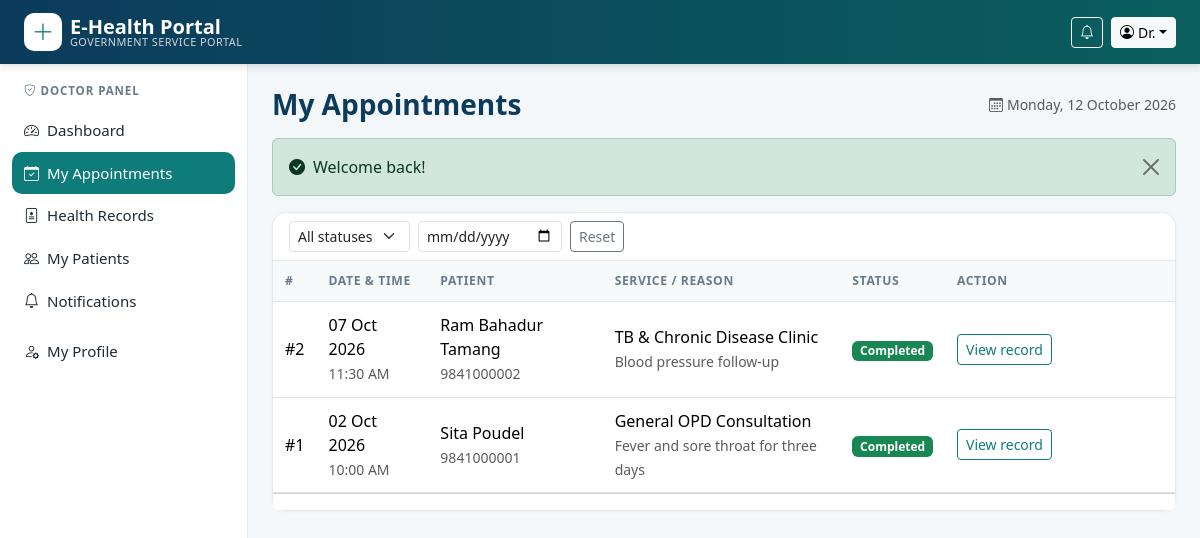
Page /doctor/appointments.php (signed in) on the committed database.
### tables this page shows
CREATE TABLE users (
  user_id     INT UNSIGNED AUTO_INCREMENT PRIMARY KEY,
  name        VARCHAR(100) NOT NULL,
  email       VARCHAR(150) NOT NULL UNIQUE,
  password    VARCHAR(255) NOT NULL,
  role        ENUM('admin','doctor','citizen') NOT NULL DEFAULT 'citizen',
  phone       VARCHAR(20)  DEFAULT NULL,
  gender      ENUM('male','female','other') DEFAULT NULL,
  dob         DATE DEFAULT NULL,
  address     VARCHAR(200) DEFAULT NULL,
  status      ENUM('active','inactive') NOT NULL DEFAULT 'active',
  failed_logins TINYINT UNSIGNED NOT NULL DEFAULT 0,
  locked_until  DATETIME DEFAULT NULL,
  created_at  TIMESTAMP DEFAULT CURRENT_TIMESTAMP
);

CREATE TABLE appointments (
  appointment_id   INT UNSIGNED AUTO_INCREMENT PRIMARY KEY,
  user_id          INT UNSIGNED NOT NULL,
  service_id       INT UNSIGNED NOT NULL,
  doctor_id        INT UNSIGNED NOT NULL,
  appointment_date DATE NOT NULL,
  appointment_time TIME NOT NULL,
  reason           VARCHAR(500) DEFAULT NULL,
  status           ENUM('pending','approved','completed','cancelled','rejected') NOT NULL DEFAULT 'pending',
  admin_note       VARCHAR(300) DEFAULT NULL,
  created_at       TIMESTAMP DEFAULT CURRENT_TIMESTAMP,
  updated_at       TIMESTAMP DEFAULT CURRENT_TIMESTAMP ON UPDATE CURRENT_TIMESTAMP,
  INDEX idx_slot (doctor_id, appointment_date, appointment_time),
  CONSTRAINT fk_app_user    FOREIGN KEY (user_id)    REFERENCES users(user_id)               ON DELETE CASCADE,
  CONSTRAINT fk_app_service FOREIGN KEY (service_id) REFERENCES health_services(service_id)  ON DELETE CASCADE,
  CONSTRAINT fk_app_doctor  FOREIGN KEY (doctor_id)  REFERENCES doctors(doctor_id)           ON DELETE CASCADE
);

CREATE TABLE health_services (
  service_id   INT UNSIGNED AUTO_INCREMENT PRIMARY KEY,
  service_name VARCHAR(120) NOT NULL,
  description  TEXT,
  department   VARCHAR(80) NOT NULL,
  status       ENUM('active','inactive') NOT NULL DEFAULT 'active',
  created_at   TIMESTAMP DEFAULT CURRENT_TIMESTAMP
);

### includes/db.php (called while the page is built, shortened)
<?php
function db(): PDO
{
    static $pdo = null;
    if ($pdo === null) {
        try {
            $dsn = 'mysql:host=' . DB_HOST . ';port=' . DB_PORT . ';dbname=' . DB_NAME . ';charset=utf8mb4';
            $pdo = new PDO($dsn, DB_USER, DB_PASS, [
                PDO::ATTR_ERRMODE            => PDO::ERRMODE_EXCEPTION,
                PDO::ATTR_DEFAULT_FETCH_MODE => PDO::FETCH_ASSOC,
                PDO::ATTR_EMULATE_PREPARES   => false,
            ]);
            $pdo->exec("SET time_zone = '+05:45'");
        } catch (PDOException $e) {
            http_response_code(500);
            die('<div style="font-family:sans-serif;max-width:600px;margin:60px auto;padding:20px;border:1px solid #f5c2c7;background:#f8d7da;border-radius:8px">'
              . '<h3>Database connection failed</h3><p>Please make sure <b>MySQL is running in XAMPP</b> and that you imported '
              . '<code>database/ehealth_db.sql</code>. Check the credentials in <code>config/config.php</code>.</p></div>');
        }
    }
    return $pdo;
}
function q(string $sql, array $params = []): PDOStatement
{
    $st = db()->prepare($sql);
    $st->execute($params);
    return $st;
}
function fetch_all(string $sql, array $params = []): array { return q($sql, $params)->fetchAll(); }
function fetch_one(string $sql, array $params = []): ?array { $r = q($sql, $params)->fetch(); return $r ?: null; }
function fetch_val(string $sql, array $params = []) { return q($sql, $params)->fetchColumn(); }

### includes/auth.php (called while the page is built, shortened)
<?php
require_once __DIR__ . '/functions.php';
function current_user(): ?array
{
    static $u = false;
    if ($u === false) {
        $u = isset($_SESSION['user_id'])
            ? fetch_one('SELECT user_id,name,email,role,phone,gender,dob,address,status FROM users WHERE user_id=?', [$_SESSION['user_id']])
            : null;
    }
    return $u;
}
function home_for(string $role): string
{
    return ['admin' => 'admin/dashboard.php', 'doctor' => 'doctor/dashboard.php', 'citizen' => 'citizen/dashboard.php'][$role] ?? 'index.php';
}
function require_role(string ...$roles): array
{
    $u = current_user();
    return $u;
}
function my_doctor(int $userId): ?array
{
    return fetch_one('SELECT * FROM doctors WHERE user_id=?', [$userId]);
}

### doctor/appointments.php (the view, shortened to what this page needs)
<?php
require_once __DIR__ . '/../includes/layout.php';
$u = require_role('doctor');
$doc = my_doctor((int)$u['user_id']);
$did = (int)$doc['doctor_id'];
$status = get('status'); $date = get('date');
$where = 'a.doctor_id=?'; $params = [$did];
$total = (int)fetch_val("SELECT COUNT(*) FROM appointments a WHERE $where", $params);
[$off, $per, $page, $pages] = paginate($total, 10);
$rows = fetch_all("SELECT a.*, p.name patient_name, p.phone patient_phone, s.service_name,
                          (SELECT record_id FROM health_records r WHERE r.appointment_id=a.appointment_id LIMIT 1) record_id
                   FROM appointments a JOIN users p ON p.user_id=a.user_id JOIN health_services s ON s.service_id=a.service_id
                   WHERE $where ORDER BY a.appointment_date DESC, a.appointment_time DESC LIMIT $per OFFSET $off", $params);
layout_top('My Appointments', true);
?>
<div class="card">
  <div class="card-header"><form method="get" class="row g-2 align-items-center">
    <div class="col-auto"><select name="status" class="form-select form-select-sm" onchange="this.form.submit()"><option value="">All statuses</option>
      <?php foreach (['pending', 'approved', 'completed', 'cancelled', 'rejected'] as $s): ?><option value="<?= $s ?>" <?= $status === $s ? 'selected' : '' ?>><?= ucfirst($s) ?></option><?php endforeach; ?></select></div>
    <div class="col-auto"><input type="date" name="date" value="<?= e($date) ?>" class="form-control form-control-sm" onchange="this.form.submit()"></div>
    <div class="col-auto"><a href="appointments.php" class="btn btn-sm btn-outline-secondary">Reset</a></div>
  </form></div>
  <div class="table-responsive"><table class="table table-hover align-middle mb-0">
    <thead><tr><th>#</th><th>Date &amp; time</th><th>Patient</th><th>Service / reason</th><th>Status</th><th style="min-width:230px">Action</th></tr></thead><tbody>
    <?php foreach ($rows as $a): ?>
      <tr>
        <td>#<?= $a['appointment_id'] ?></td>
        <td><?= fmt_date($a['appointment_date']) ?><br><small class="text-muted"><?= fmt_time($a['appointment_time']) ?></small></td>
        <td><?= e($a['patient_name']) ?><br><small class="text-muted"><?= e($a['patient_phone']) ?></small></td>
        <td><?= e($a['service_name']) ?><br><small class="text-muted"><?= e($a['reason']) ?></small></td>
        <td><?= status_badge($a['status']) ?></td>
        <td>
          <?php if (in_array($a['status'], ['pending', 'approved'], true)): ?>
          <form method="post" class="d-flex flex-wrap gap-1"><?= csrf_field() ?><input type="hidden" name="id" value="<?= $a['appointment_id'] ?>">
            <input name="note" class="form-control form-control-sm mb-1" placeholder="Remarks (optional)" maxlength="300">
            <?php if ($a['status'] === 'pending'): ?>
              <button name="action" value="approve" class="btn btn-sm btn-success">Approve</button>
              <button name="action" value="reject" class="btn btn-sm btn-outline-danger">Reject</button>
            <?php else: ?>
              <button name="action" value="complete" class="btn btn-sm btn-teal">Complete + record</button>
              <button name="action" value="cancel" class="btn btn-sm btn-outline-danger">Cancel</button>
            <?php endif; ?>
          </form>
          <?php elseif ($a['status'] === 'completed'): ?>
            <?php if ($a['record_id']): ?><a href="<?= url('record.php?id=' . $a['record_id']) ?>" class="btn btn-sm btn-outline-teal">View record</a>
            <?php else: ?><a href="<?= url('doctor/record_add.php?appointment_id=' . $a['appointment_id']) ?>" class="btn btn-sm btn-teal">Add record</a><?php endif; ?>
          <?php else: ?><span class="text-muted small"><?= e($a['admin_note']) ?></span><?php endif; ?>
        </td>
      </tr>
    <?php endforeach; if (!$rows) echo empty_row(6, 'No appointments found.'); ?>
    </tbody></table></div>
  <div class="card-footer bg-white"><?= pagination_html($page, $pages) ?></div>
</div>
<?php layout_bottom(true); ?>

### includes/layout.php (shortened to what this page needs)
<?php
require_once __DIR__ . '/auth.php';
function menu_for(string $role): array
{
    switch ($role) {
        case 'doctor': return [
            ['Dashboard', 'doctor/dashboard.php', 'speedometer2'],
            ['My Appointments', 'doctor/appointments.php', 'calendar-check'],
            ['Health Records', 'doctor/records.php', 'file-medical'],
            ['My Patients', 'doctor/patients.php', 'people'],
            ['Notifications', 'notifications.php', 'bell'],
        ];
    }
}
function layout_top(string $title, bool $panel = false): void
{
    $u = current_user();
    $script = str_replace('\\', '/', $_SERVER['SCRIPT_NAME']);
    ?><!DOCTYPE html>
<html lang="en">
<head>
<link rel="stylesheet" href="<?= asset('vendor/bootstrap/css/bootstrap.min.css') ?>">
<link rel="stylesheet" href="<?= asset('vendor/icons/bootstrap-icons.min.css') ?>">
<link rel="stylesheet" href="<?= asset('css/style.css') ?>">
</head>
<body class="<?= $panel ? 'panel-body' : '' ?>">
<nav class="navbar navbar-expand-lg navbar-dark topbar sticky-top">
  <div class="container-fluid px-lg-4">
    <a class="navbar-brand d-flex align-items-center" href="<?= url($u ? home_for($u['role']) : 'index.php') ?>">
      <span class="brand-mark me-2"><i class="bi bi-plus-lg"></i></span>
      <span class="lh-1"><strong>E-Health Portal</strong><small class="d-none d-sm-block">Government Service Portal</small></span>
    </a>
    <div class="<?= $panel ? 'ms-auto' : 'collapse navbar-collapse' ?>" id="mainNav">
      <div class="d-flex align-items-center gap-2">
        <?php if ($u): ?>
          <?php if (true): ?>
            <a href="<?= url('notifications.php') ?>" class="btn btn-sm btn-outline-light position-relative" title="Notifications">
              <i class="bi bi-bell"></i>
            </a>
          <?php endif; ?>
          <div class="dropdown">
            <button class="btn btn-sm btn-light dropdown-toggle" data-bs-toggle="dropdown"><i class="bi bi-person-circle me-1"></i><?= e(explode(' ', $u['name'])[0]) ?></button>
          </div>
        <?php else: ?>
          <a href="<?= url('login.php') ?>" class="btn btn-sm btn-outline-light">Login</a>
          <a href="<?= url('register.php') ?>" class="btn btn-sm btn-light text-teal fw-semibold">Register</a>
        <?php endif; ?>
      </div>
    </div>
  </div>
</nav>
<?php if ($panel && $u): ?>
<div class="panel-wrap">
  <aside class="sidebar" id="sidebar">
    <div class="sidebar-role"><i class="bi bi-shield-check me-1"></i><?= e(ucfirst($u['role'])) ?> Panel</div>
    <ul class="nav flex-column">
      <?php foreach (menu_for($u['role']) as [$label, $file, $icon]):
          $active = str_ends_with($script, '/' . $file) || (basename(dirname($script)) . '/' . basename($script)) === $file; ?>
        <li class="nav-item">
          <a class="nav-link <?= $active ? 'active' : '' ?>" href="<?= url($file) ?>"><i class="bi bi-<?= $icon ?> me-2"></i><?= e($label) ?></a>
        </li>
      <?php endforeach; ?>
      <li class="nav-item mt-2"><a class="nav-link <?= basename($script) === 'profile.php' ? 'active' : '' ?>" href="<?= url('profile.php') ?>"><i class="bi bi-person-gear me-2"></i>My Profile</a></li>
    </ul>
  </aside>
  <main class="panel-main">
    <div class="d-flex flex-wrap justify-content-between align-items-center mb-3">
      <h1 class="h3 page-title mb-0"><?= e($title) ?></h1>
      <span class="text-muted small d-none d-md-block"><i class="bi bi-calendar3 me-1"></i><?= date('l, d F Y') ?></span>
    </div>
    <?= flash_render() ?>
<?php else: ?>
<main>
<div class="container mt-3"><?= flash_render() ?></div>
<?php endif;
}
function layout_bottom(bool $panel = false): void
{
    if ($panel): ?>
  </main>
</div>
<?php endif; ?>
</body>
</html>
<?php
}

### includes/functions.php (shortened to what this page needs)
<?php
require_once __DIR__ . '/db.php';
function e($v): string { return htmlspecialchars((string)$v, ENT_QUOTES, 'UTF-8'); }
function url(string $path = ''): string { return BASE_URL . '/' . ltrim($path, '/'); }
function asset(string $path): string { return url('assets/' . ltrim($path, '/')); }
function flash_render(): string
{
    $out = '';
    foreach ($_SESSION['flash'] ?? [] as $f) {
        $cls = ['success' => 'success', 'error' => 'danger', 'warning' => 'warning', 'info' => 'info'][$f['type']] ?? 'info';
        $icon = ['success' => 'check-circle-fill', 'danger' => 'exclamation-triangle-fill', 'warning' => 'exclamation-circle-fill', 'info' => 'info-circle-fill'][$cls];
        $out .= '<div class="alert alert-' . $cls . ' d-flex align-items-center alert-dismissible fade show" role="alert">'
              . '<i class="bi bi-' . $icon . ' me-2"></i><div>' . e($f['msg']) . '</div>'
              . '<button type="button" class="btn-close" data-bs-dismiss="alert"></button></div>';
    }
    return $out;
}
function get(string $k, string $default = ''): string { return trim((string)($_GET[$k] ?? $default)); }
function status_badge(string $s): string
{
    $map = ['pending' => 'warning text-dark', 'approved' => 'primary', 'completed' => 'success',
            'cancelled' => 'secondary', 'rejected' => 'danger', 'active' => 'success', 'inactive' => 'secondary'];
    return '<span class="badge bg-' . ($map[$s] ?? 'secondary') . '">' . e(ucfirst($s)) . '</span>';
}
function fmt_date(?string $d): string { return $d ? date('d M Y', strtotime($d)) : '-'; }
function fmt_time(?string $t): string { return $t ? date('h:i A', strtotime($t)) : '-'; }
function paginate(int $total, int $perPage = 10): array
{
    $pages = max(1, (int)ceil($total / $perPage));
    $page = min(max(1, (int)($_GET['page'] ?? 1)), $pages);
    return [($page - 1) * $perPage, $perPage, $page, $pages];
}

### assets/css/style.css (style rules this page uses)
:root { --navy:#0c3b5c; --teal:#0e7c7b; --teal-dark:#0a5f5e; --mint:#e6f4f3; --ink:#1e2a35; --muted:#6b7a88; --line:#e3e9ee; --bg:#f4f7f9; }
body { background:var(--bg);color:var(--ink);font-family:system-ui,-apple-system,"Segoe UI",Roboto,"Helvetica Neue",Arial,sans-serif; }
.topbar { background:linear-gradient(90deg,var(--navy),var(--teal-dark));box-shadow:0 2px 8px rgba(0,0,0,.15) }
.topbar .navbar-brand small { font-size:.68rem;opacity:.8;font-weight:400;letter-spacing:.04em;text-transform:uppercase }
.brand-mark { width:38px;height:38px;border-radius:10px;background:#fff;color:var(--teal);display:inline-flex;align-items:center;justify-content:center;font-size:1.4rem }
.card { border:1px solid var(--line);border-radius:14px;box-shadow:0 1px 3px rgba(12,59,92,.04) }
.card-header { background:#fff;border-bottom:1px solid var(--line);font-weight:600;border-radius:14px 14px 0 0!important }
.panel-wrap { display:flex;min-height:calc(100vh - 62px) }
.sidebar { width:248px;background:#fff;border-right:1px solid var(--line);padding:18px 12px;flex-shrink:0 }
.sidebar-role { font-size:.72rem;text-transform:uppercase;letter-spacing:.08em;color:var(--muted);padding:0 12px 10px;font-weight:600 }
.sidebar .nav-link { color:var(--ink);border-radius:10px;padding:10px 12px;font-size:.94rem }
.sidebar .nav-link.active { background:var(--teal);color:#fff }
.panel-main { flex:1;padding:24px;min-width:0 }
.page-title { color:var(--navy);font-weight:700 }
.table>:not(caption)>*>* { padding:.7rem .75rem }
.table thead th { background:#f7fafb;color:var(--muted);font-size:.76rem;text-transform:uppercase;letter-spacing:.05em;border-bottom:1px solid var(--line);white-space:nowrap }
.btn-outline-teal { border-color:var(--teal);color:var(--teal) }

### rows in the picture
users: name "Dr.", role "DOCTOR"
appointments: appointment_id "2", appointment_date "07 Oct 2026", appointment_time "11:30 AM", user.name "Ram Bahadur Tamang", user.phone "9841000002", service.service_name "TB & Chronic Disease Clinic", reason "Blood pressure follow-up", status "Completed"
appointments: appointment_id "1", appointment_date "02 Oct 2026", appointment_time "10:00 AM", user.name "Sita Poudel", user.phone "9841000001", service.service_name "General OPD Consultation", reason "Fever and sore throat for three days", status "Completed"

### other values in the picture
$label "Dashboard"
$label "My Appointments"
$label "Health Records"
$label "My Patients"
$label "Notifications"
$title "My Appointments"
$f['msg'] "Welcome back!"
